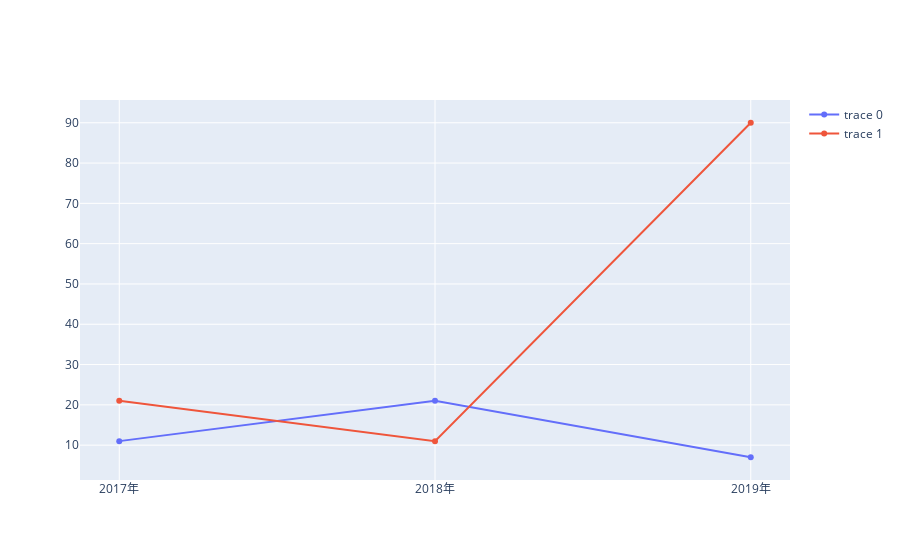

The notebook cell this image was saved under:
### Code cell
import plotly.offline as py
from plotly.graph_objs import Scatter, Layout
import plotly.graph_objs as go

py.init_notebook_mode(connected=True)

trace1=go.Scatter(
    x=['2017年','2018年','2019年'],
    y=[11,21,7]
)
trace2=go.Scatter(
    x=['2017年','2018年','2019年'],
    y=[21,11,90]
)
py.iplot([trace1, trace2])

### Figure 1 — Plotly figure (JSON) as saved in the notebook; plotly's stock layout.template omitted (floating-point values rounded to 4 significant figures)
{"data": [{"type": "scatter", "x": ["2017年", "2018年", "2019年"], "y": [11, 21, 7]}, {"type": "scatter", "x": ["2017年", "2018年", "2019年"], "y": [21, 11, 90]}], "layout": {}}
